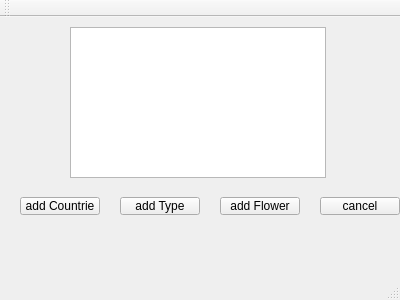
<?xml version="1.0" encoding="UTF-8"?>
<ui version="4.0">
 <class>MainWindow</class>
 <widget class="QMainWindow" name="MainWindow">
  <property name="geometry">
   <rect>
    <x>0</x>
    <y>0</y>
    <width>400</width>
    <height>300</height>
   </rect>
  </property>
  <property name="windowTitle">
   <string>MainWindow</string>
  </property>
  <property name="iconSize">
   <size>
    <width>300</width>
    <height>300</height>
   </size>
  </property>
  <widget class="QWidget" name="centralWidget">
   <widget class="QListView" name="listView">
    <property name="geometry">
     <rect>
      <x>70</x>
      <y>10</y>
      <width>256</width>
      <height>151</height>
     </rect>
    </property>
   </widget>
   <widget class="QPushButton" name="pushButton">
    <property name="geometry">
     <rect>
      <x>20</x>
      <y>180</y>
      <width>80</width>
      <height>18</height>
     </rect>
    </property>
    <property name="text">
     <string>add Countrie</string>
    </property>
   </widget>
   <widget class="QPushButton" name="pushButton_2">
    <property name="geometry">
     <rect>
      <x>120</x>
      <y>180</y>
      <width>80</width>
      <height>18</height>
     </rect>
    </property>
    <property name="text">
     <string>add Type</string>
    </property>
   </widget>
   <widget class="QPushButton" name="pushButton_3">
    <property name="geometry">
     <rect>
      <x>220</x>
      <y>180</y>
      <width>80</width>
      <height>18</height>
     </rect>
    </property>
    <property name="text">
     <string>add Flower</string>
    </property>
   </widget>
   <widget class="QPushButton" name="pushButton_4">
    <property name="geometry">
     <rect>
      <x>320</x>
      <y>180</y>
      <width>80</width>
      <height>18</height>
     </rect>
    </property>
    <property name="text">
     <string>cancel</string>
    </property>
   </widget>
  </widget>
  <widget class="QMenuBar" name="menuBar">
   <property name="geometry">
    <rect>
     <x>0</x>
     <y>0</y>
     <width>400</width>
     <height>19</height>
    </rect>
   </property>
  </widget>
  <widget class="QToolBar" name="mainToolBar">
   <attribute name="toolBarArea">
    <enum>TopToolBarArea</enum>
   </attribute>
   <attribute name="toolBarBreak">
    <bool>false</bool>
   </attribute>
  </widget>
  <widget class="QStatusBar" name="statusBar"/>
 </widget>
 <layoutdefault spacing="6" margin="11"/>
 <resources/>
 <connections/>
</ui>
